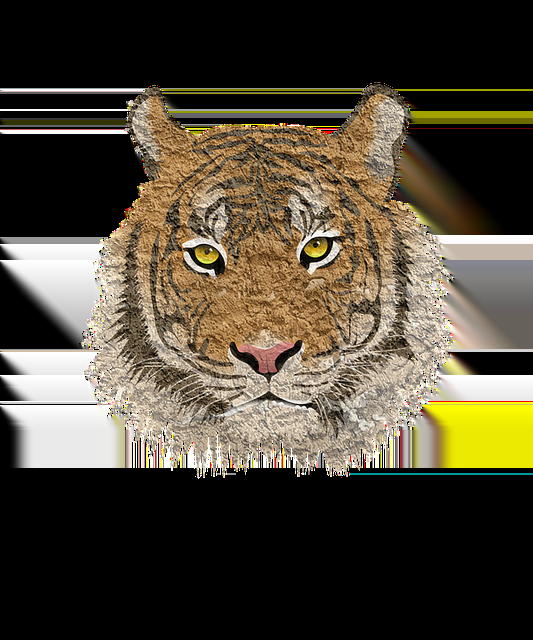
#> input picture tigermask.png, 533 x 640 px
$ python 06-pro.py
#> lines starting #> are read from the running program, lines starting #| are printed output that depends on the picture; after the words box and inside, x2 and y2 are one past the last pixel; in counts of white or black regions, pixels touching at a corner belong together
import cv2

cap = cv2.VideoCapture(0)

tiger = cv2.imread("../tigermask.png", cv2.IMREAD_UNCHANGED)
#> tiger is the input picture: shape (640, 533, 4); mean B, G, R, A 55.9, 71.3, 79, 73.7

b, g, r, a = cv2.split(tiger)
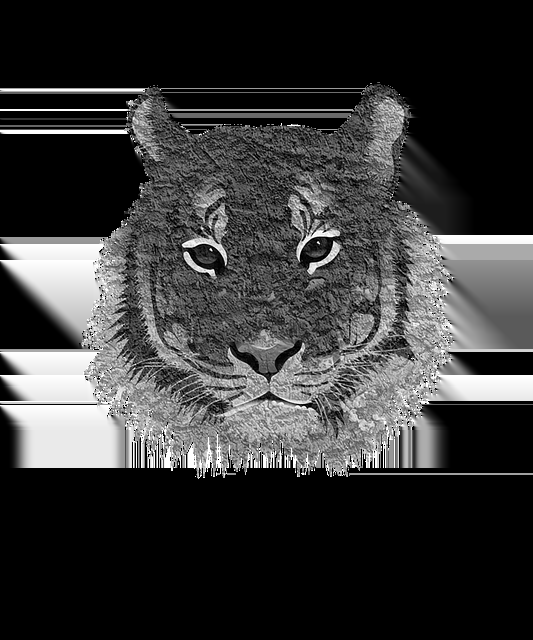
#> b: shape (640, 533); min 0, max 255, mean 55.9
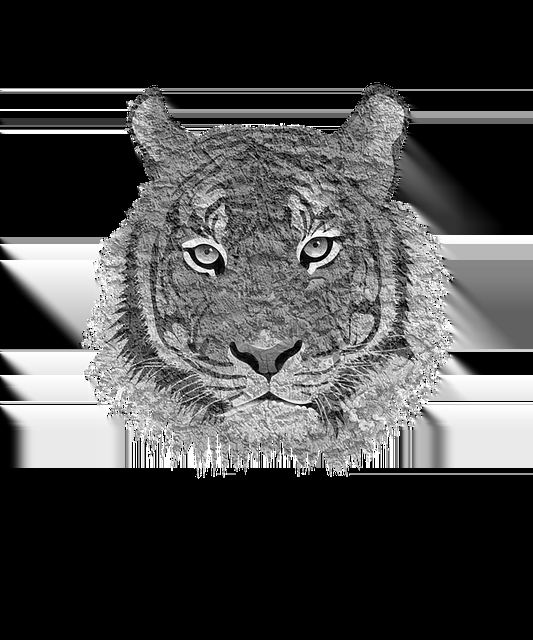
#> g: shape (640, 533); min 0, max 255, mean 71.3
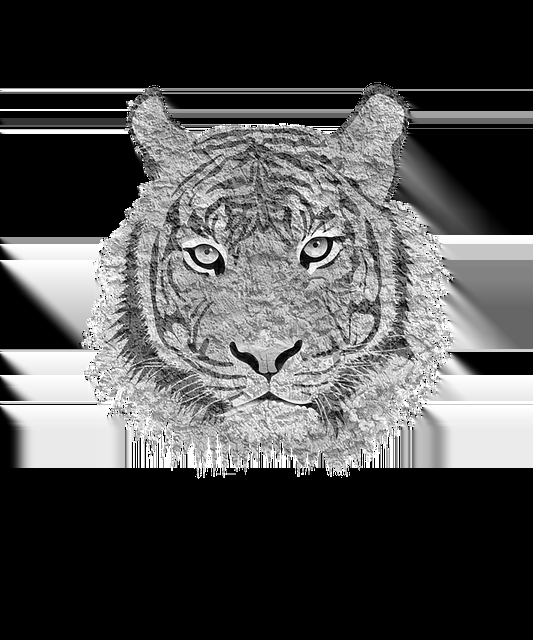
#> r: shape (640, 533); min 0, max 255, mean 79
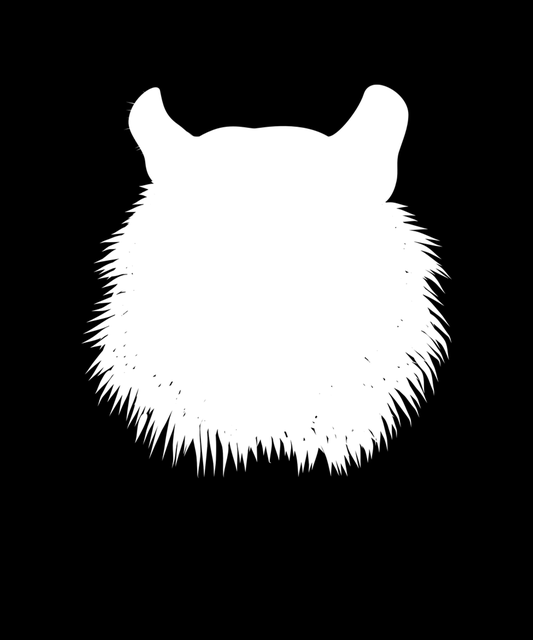
#> a: shape (640, 533); min 0, max 255, mean 73.7
_, mask = cv2.threshold(a, 0, 255, cv2.THRESH_BINARY)
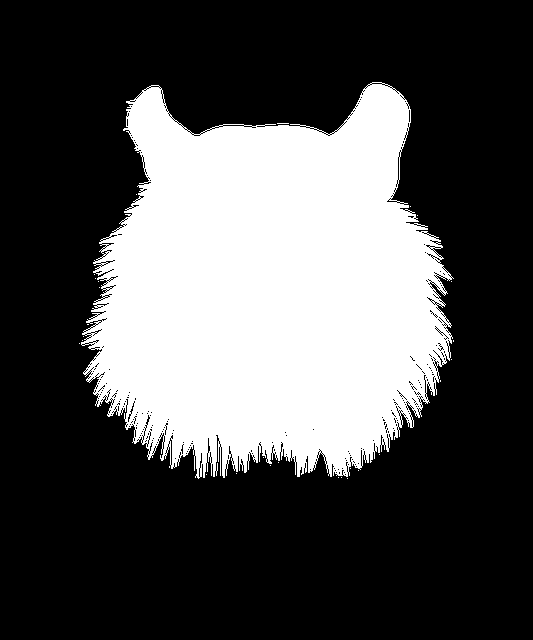
#> mask: shape (640, 533); 30.9% white; 29 white regions (28 under 20 px), largest, box (x1, y1, x2, y2) and area: (81, 82, 454, 479) 105233

mask_inv = cv2.bitwise_not(mask)

mask_rgb = cv2.merge((b, g, r))

if cap.isOpened():
    print("카메라 연결 성공")
else:
    print("카메라 연결 실패")
    exit()

face_cascade = cv2.CascadeClassifier(cv2.data.haarcascades + 'haarcascade_frontalface_default.xml')

while True:
    ret, frame = cap.read()
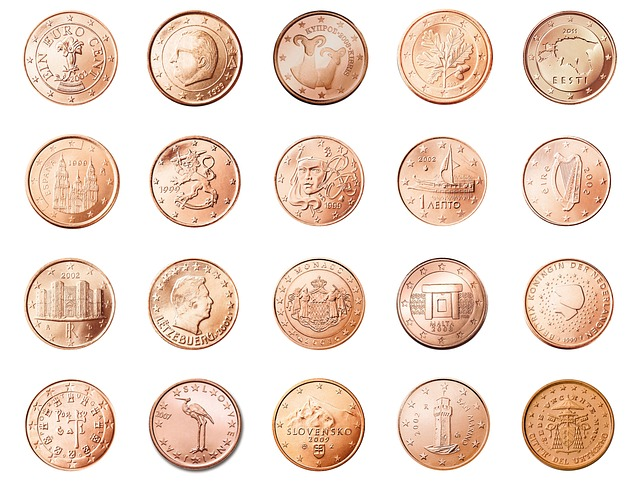
#> input picture coins.jpg, 640 x 495 px, given in place of the camera
#> frame is the input picture: shape (495, 640, 3); mean B, G, R 209.4, 221.5, 239.2
    face = face_cascade.detectMultiScale(frame, scaleFactor=1.08, minNeighbors=7)
#> face = ()

    for (x, y, w, h) in face:
        mask_re = cv2.resize(mask, (int(w*2), int(h*2)))
        mask_inv_re = cv2.resize(mask_inv, (int(w*2), int(h*2)))
        mask_rgb_re = cv2.resize(mask_rgb, (int(w*2), int(h*2)))

        nx = x - int(w * 0.5)
        ny = y - int(h * 0.5)

        nx = max(nx, 0)
        ny = max(ny, 0)

        roi = frame[ny : ny+int(h*2), nx : nx+int(w*2)]

        mask_re = cv2.resize(mask_re, (roi.shape[1], roi.shape[0]))
        mask_inv_re = cv2.resize(mask_inv_re, (roi.shape[1], roi.shape[0]))
        mask_rgb_re = cv2.resize(mask_rgb_re, (roi.shape[1], roi.shape[0]))

        mask_roi = cv2.bitwise_and(roi, roi, mask=mask_inv_re)
        mask_item = cv2.bitwise_and(mask_rgb_re, mask_rgb_re, mask=mask_re)
        dst = cv2.add(mask_roi, mask_item)

        frame[ny : ny+roi.shape[0], nx : nx+roi.shape[1]] = dst

        cv2.imshow("frame", frame)
        if cv2.waitKey(30) & 0xFF == 27:
            break
#> this loop made 0 passes

    cv2.destroyAllWindows()
